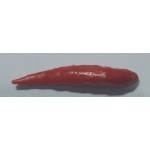
#> input picture data_crop/matang/matang10.jpg, 150 x 150 px; its folder holds only this picture in this run
$ python ekstraksi_fitur.py
#> lines starting #> are read from the running program, lines starting #| are printed output that depends on the picture
import cv2
import numpy as np
import os
import pandas as pd

# Folder hasil crop
base_folder = "data_crop"
classes = ["matang", "mentah", "setengah_matang","non_cabai"]

data = []

for cls in classes:
    folder = os.path.join(base_folder, cls)
    for filename in os.listdir(folder):
        if filename.lower().endswith((".jpg", ".jpeg", ".png")):
            path = os.path.join(folder, filename)
            img = cv2.imread(path)
#> img is the input picture: shape (150, 150, 3); mean B, G, R 218.3, 217.1, 221.4
            if img is None:
                continue

            hsv = cv2.cvtColor(img, cv2.COLOR_BGR2HSV)
#> hsv: shape (150, 150, 3); mean H, S, V 42, 14.4, 223.1
            h, s, v = cv2.split(hsv)
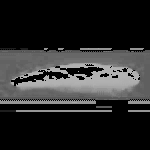
#> h: shape (150, 150); min 0, max 179, mean 42
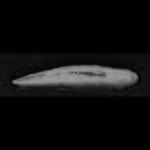
#> s: shape (150, 150); min 0, max 158, mean 14.4
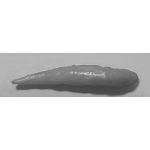
#> v: shape (150, 150); min 67, max 255, mean 223.1

            fitur = {
                "H_mean": np.mean(h),
                "S_mean": np.mean(s),
                "V_mean": np.mean(v),
                "H_std": np.std(h),
                "S_std": np.std(s),
                "V_std": np.std(v),
                "Label": cls
            }
#> fitur = {'H_mean': 41.98, 'S_mean': 14.35, 'V_mean': 223.1, 'H_std': 62.28, 'S_std': 34.93, 'V_std': 53.76, 'Label': 'matang'}
            data.append(fitur)
#> pass 2 of the loop `for cls in classes:`:
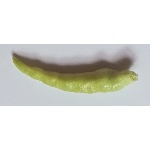
#> input picture data_crop/mentah/mentah1.jpg, 150 x 150 px
#> img is the input picture: shape (150, 150, 3); mean B, G, R 216.2, 222.1, 221.8
#> hsv: shape (150, 150, 3); mean H, S, V 36, 17.4, 224.3
#> `h, s, v = cv2.split(hsv)`:
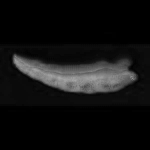
#> s: shape (150, 150); min 0, max 168, mean 17.4
#> `h, s, v = cv2.split(hsv)`:
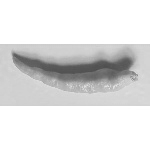
#> v: shape (150, 150); min 76, max 255, mean 224.3
#> fitur = {'H_mean': 36.03, 'S_mean': 17.45, 'V_mean': 224.3, 'H_std': 49.39, 'S_std': 37.14, 'V_std': 45.34, 'Label': 'mentah'}
#> (the run stopped early here; a loop or call above may not have finished)
